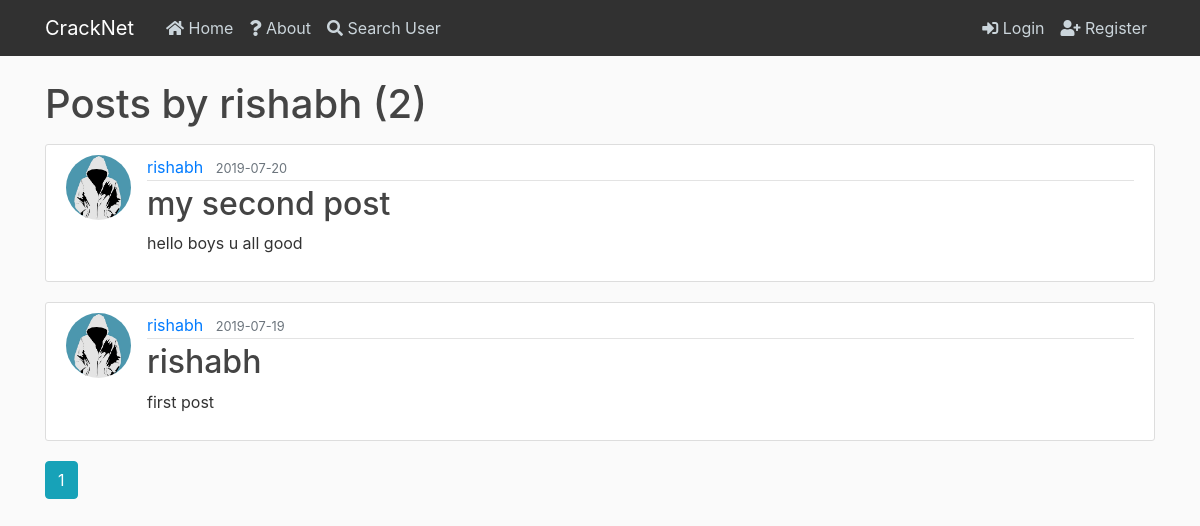
Before: /user/rishabh with the older database file.
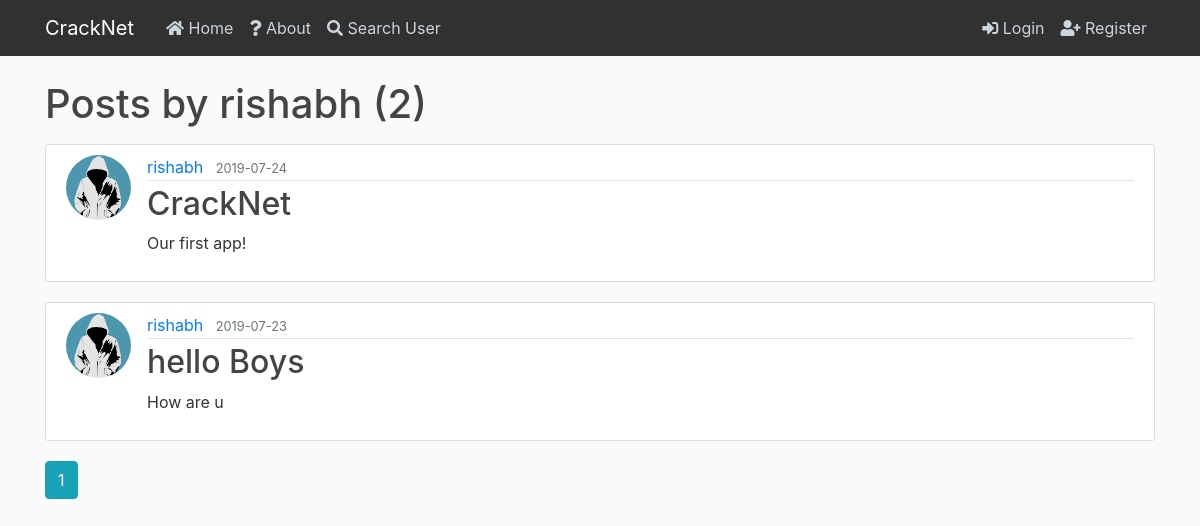
After: the same page with the newer database file.
### flaskblog/models.py (models this page shows, shortened)
class User(db.Model, UserMixin):
    id = db.Column(db.Integer, primary_key=True)
    username = db.Column(db.String(20), unique=True, nullable=False)
    email = db.Column(db.String(120), unique=True, nullable=False)
    image_file = db.Column(db.String(20), nullable=False, default='default.jpg')
    connections=db.Column(db.Integer, nullable=False, default=0)
    connected_users=db.Column(db.String(100000), default="")
    password = db.Column(db.String(60), nullable=False)
    posts = db.relationship('Post', backref='author', lazy=True)
    comments = db.relationship('Comment', backref='author', lazy=True)

class Post(db.Model):
    id = db.Column(db.Integer, primary_key=True)
    title = db.Column(db.String(100), nullable=False)
    date_posted = db.Column(db.DateTime, nullable=False, default=datetime.utcnow)
    content = db.Column(db.Text, nullable=False)
    likes = db.Column(db.Integer, nullable=False, default=0)
    liked_users = db.Column(db.String(100000),default="")
    user_id = db.Column(db.Integer, db.ForeignKey('user.id'), nullable=False)
    comments = db.relationship('Comment', backref='post', lazy=True)

### flaskblog/routes.py (the view)
@app.route("/user/<string:username>")
def user_posts(username):
    page = request.args.get('page', 1, type=int)
    user = User.query.filter_by(username=username).first_or_404()
    posts = Post.query.filter_by(author=user)\
        .order_by(Post.date_posted.desc())\
        .paginate(page=page, per_page=5)
    return render_template('user_posts.html', posts=posts, user=user)

### flaskblog/templates/user_posts.html
{% extends 'layout.html'%}
{% block content %}
    <h1 class="mb-3">Posts by {{ user.username }} ({{posts.total}})</h1>
    {% for post in posts.items %}
    <article class="media content-section">
        <img src="{{ url_for('static', filename='profile_pics/'+ post.author.image_file)}}" alt="" class="rounded-circle article-img">
        <div class="media-body">
          <div class="article-metadata">
            {% if current_user.username != post.author.username %}
              <a class="mr-2" href="{{ url_for('profile', username=post.author.username) }}">{{ post.author.username }}</a>
            {% else %}
              <a class="mr-2" href="{{ url_for('account') }}">{{ post.author.username }}</a>
            {% endif %}
            <small class="text-muted">{{ post.date_posted.strftime('%Y-%m-%d') }}</small>
          </div>
            <h2><a class="article-title" href="{{ url_for('post', post_id=post.id)}}">{{ post.title }}</a></h2>
            <p class="article-content">{{ post.content }}</p>
        </div>
        </article>
    {% endfor %}
    {% for page_num in posts.iter_pages(left_edge=1, right_edge=1, left_current=1, right_current=2) %}
        {% if page_num %}
          {% if posts.page == page_num %}
            <a class="btn btn-info mb-4" href="{{ url_for('user_posts', username=user.username, page=page_num) }}">{{ page_num }}</a>
          {% else %}
            <a class="btn btn-outline-info mb-4" href="{{ url_for('home', username=user.username, page=page_num) }}">{{ page_num }}</a>
          {% endif %}
        {% else %}
          ...
        {% endif %}
    {% endfor %}
{% endblock content %}

Changed rows visible on the page:
removed Post: image_file (placeholder picture), author.username "rishabh", date_posted "2019-07-20", title "my second post", content "hello boys u all good"
changed Post: date_posted "2019-07-19" → "2019-07-24"; title "rishabh" → "CrackNet"; content "first post" → "Our first app!"
now on this page (row edited): Post: image_file (placeholder picture), author.username "rishabh", date_posted "2019-07-23", title "hello Boys", content "How are u"
